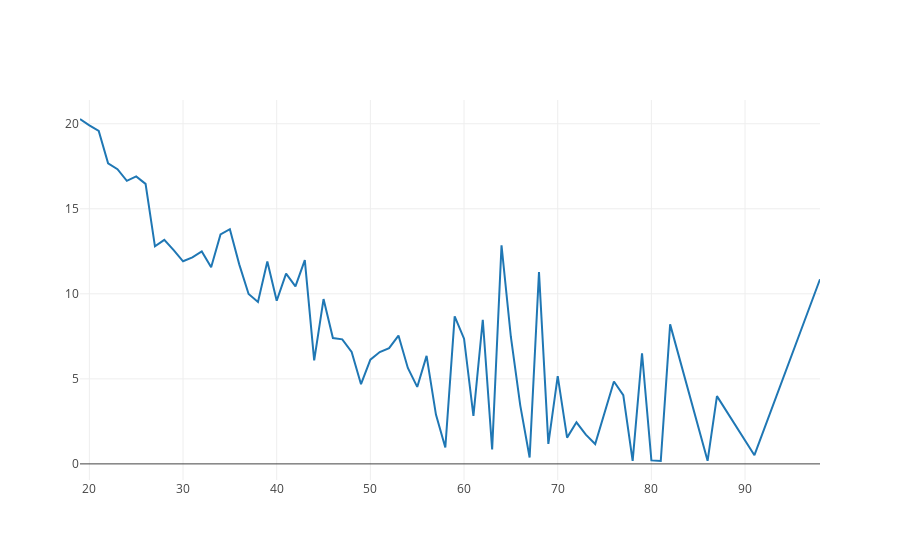

The code cell stored with this chart in its notebook:
### Code cell
# plot([go.Scatter(x=ageMean.index, y=ageMean)])
iplot([{"x": ageMean.index, "y": ageMean}])
